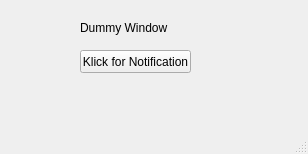
<?xml version="1.0" encoding="UTF-8"?>
<ui version="4.0">
 <class>MainWindow</class>
 <widget class="QMainWindow" name="MainWindow">
  <property name="geometry">
   <rect>
    <x>0</x>
    <y>0</y>
    <width>308</width>
    <height>154</height>
   </rect>
  </property>
  <property name="windowTitle">
   <string>MainWindow</string>
  </property>
  <widget class="QWidget" name="centralwidget">
   <widget class="QLabel" name="label">
    <property name="geometry">
     <rect>
      <x>80</x>
      <y>20</y>
      <width>241</width>
      <height>16</height>
     </rect>
    </property>
    <property name="text">
     <string>Dummy Window</string>
    </property>
   </widget>
   <widget class="QPushButton" name="btn1">
    <property name="geometry">
     <rect>
      <x>80</x>
      <y>50</y>
      <width>111</width>
      <height>23</height>
     </rect>
    </property>
    <property name="text">
     <string>Klick for Notification</string>
    </property>
   </widget>
  </widget>
  <widget class="QMenuBar" name="menubar">
   <property name="geometry">
    <rect>
     <x>0</x>
     <y>0</y>
     <width>308</width>
     <height>21</height>
    </rect>
   </property>
  </widget>
  <widget class="QStatusBar" name="statusbar"/>
 </widget>
 <resources/>
 <connections/>
</ui>
